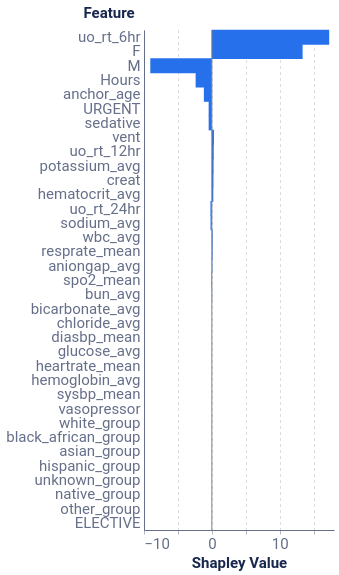

The notebook cell this image was saved under:
### Code cell
feature_plot = plot_feat_barplot(feature_data, feature_dict.get('top_feats'), feature_dict.get('plot_features'))
feature_plot

### Figure 1 — Vega-Lite specification as saved in the notebook (floating-point values rounded to 4 significant figures)
{"config": {"axis": {"domain": true, "domainColor": "#666F89", "grid": false, "gridCap": "round", "gridColor": "#B3B7C4", "gridDash": [2, 4], "gridWidth": 0.5, "labelColor": "#666F89", "labelFont": "Roboto, Arial, sans-serif", "labelPadding": 2, "tickColor": "#666F89", "tickOpacity": 0.5, "tickSize": 4, "titleColor": "#19274E", "titleFont": "Roboto, Arial, sans-serif", "titleFontSize": 12}, "axisBand": {"domain": true, "labelPadding": 4, "ticks": false}, "axisY": {"domain": false, "titleAlign": "left", "titleAngle": 0, "titleX": -20, "titleY": -10}, "legend": {"labelColor": "#666F89", "labelFont": "Roboto, Arial, sans-serif", "labelFontSize": 12, "symbolSize": 40, "titleColor": "#19274E", "titleFont": "Roboto, Arial, sans-serif", "titleFontSize": 12, "titlePadding": 4}, "arc": {"stroke": "#FFFFFF", "strokeWidth": 1}, "bar": {"fill": "#2770EB", "stroke": null}, "line": {"stroke": "#2770EB", "strokeWidth": 2}, "path": {"stroke": "#2770EB", "strokeWidth": 0.5}, "point": {"fill": "#2770EB", "shape": "circle", "filled": true}, "rect": {"fill": "#2770EB"}, "rule": {"stroke": "#666F89"}, "shape": {"stroke": "#2770EB"}, "text": {"color": "#19274E", "font": "Roboto, Arial, sans-serif", "fontSize": 12}, "range": {"category": ["#2770EB", "#77B98A", "#DA5252", "#FFC400", "#A87AEA", "#00A39E", "#19274E"], "diverging": ["#006360", "#2BB3AE", "#96D9D7", "#FFFFFF", "#EDAAAA", "#DA5252", "#811D1D"], "heatmap": ["#18448F", "#1B4EA5", "#2770EB", "#4C88EE", "#82ACF3", "#A6C4F7", "#E9F1FD"], "ramp": ["#18448F", "#1B4EA5", "#2770EB", "#4C88EE", "#82ACF3", "#A6C4F7", "#E9F1FD"]}, "background": "#FFFFFF", "group": {"fill": "#FFFFFF"}, "header": {"labelColor": "#19274E", "labelFont": "Roboto, Arial, sans-serif", "labelFontSize": 12, "titleColor": "#19274E", "titleFont": "Roboto, Arial, sans-serif", "titleFontSize": 16}, "title": {"anchor": "start", "color": "#19274E", "font": "Roboto, Arial, sans-serif", "fontSize": 20, "fontWeight": "bold", "offset": 20, "subtitleColor": "#19274E", "subtitleFontSize": 16}, "view": {"continuousHeight": 300, "continuousWidth": 400, "stroke": "transparent"}}, "layer": [{"data": {"name": "data-86a69e9667b39da1ad5e66ce66ea63f5"}, "mark": {"type": "bar", "size": 15, "thickness": 1}, "encoding": {"x": {"axis": {"grid": true, "labelFontSize": 15, "title": "Shapley Value", "titleFontSize": 15}, "field": "Shapley Value", "scale": {"domain": [-9, 18]}, "type": "quantitative"}, "y": {"axis": {"labelFontSize": 15, "title": "Feature", "titleFontSize": 15, "titleX": -61}, "field": "Feature", "sort": {"field": "sort_col", "order": "descending"}, "type": "nominal"}}}, {"data": {"name": "data-9c00aa9dc2b1c1a0b4bf9b34ead12925"}, "mark": {"type": "rule", "color": "#798184"}, "encoding": {"x": {"field": "x", "type": "quantitative"}}}], "height": 500, "width": 190, "$schema": "https://vega.github.io/schema/vega-lite/v4.17.0.json", "datasets": {"data-86a69e9667b39da1ad5e66ce66ea63f5": [{"Random seed": 42, "NSamples": 500000, "Feature": "Hours", "Shapley Value": -2.393, "sort_col": 2.393}, {"Random seed": 42, "NSamples": 500000, "Feature": "aniongap_avg", "Shapley Value": 0.07242, "sort_col": 0.07242}, {"Random seed": 42, "NSamples": 500000, "Feature": "bicarbonate_avg", "Shapley Value": 0.0, "sort_col": 0.0}, {"Random seed": 42, "NSamples": 500000, "Feature": "bun_avg", "Shapley Value": 0.03205, "sort_col": 0.03205}, {"Random seed": 42, "NSamples": 500000, "Feature": "chloride_avg", "Shapley Value": 0.0, "sort_col": 0.0}, {"Random seed": 42, "NSamples": 500000, "Feature": "creat", "Shapley Value": 0.2371, "sort_col": 0.2371}, {"Random seed": 42, "NSamples": 500000, "Feature": "diasbp_mean", "Shapley Value": 0.0, "sort_col": 0.0}, {"Random seed": 42, "NSamples": 500000, "Feature": "glucose_avg", "Shapley Value": 0.0, "sort_col": 0.0}, {"Random seed": 42, "NSamples": 500000, "Feature": "heartrate_mean", "Shapley Value": 0.0, "sort_col": 0.0}, {"Random seed": 42, "NSamples": 500000, "Feature": "hematocrit_avg", "Shapley Value": 0.2158, "sort_col": 0.2158}, {"Random seed": 42, "NSamples": 500000, "Feature": "hemoglobin_avg", "Shapley Value": 0.0, "sort_col": 0.0}, {"Random seed": 42, "NSamples": 500000, "Feature": "potassium_avg", "Shapley Value": 0.2557, "sort_col": 0.2557}, {"Random seed": 42, "NSamples": 500000, "Feature": "resprate_mean", "Shapley Value": 0.1073, "sort_col": 0.1073}, {"Random seed": 42, "NSamples": 500000, "Feature": "sodium_avg", "Shapley Value": -0.1943, "sort_col": 0.1943}, {"Random seed": 42, "NSamples": 500000, "Feature": "spo2_mean", "Shapley Value": -0.05998, "sort_col": 0.05998}, {"Random seed": 42, "NSamples": 500000, "Feature": "sysbp_mean", "Shapley Value": 0.0, "sort_col": 0.0}, {"Random seed": 42, "NSamples": 500000, "Feature": "uo_rt_12hr", "Shapley Value": 0.2798, "sort_col": 0.2798}, {"Random seed": 42, "NSamples": 500000, "Feature": "uo_rt_24hr", "Shapley Value": -0.2079, "sort_col": 0.2079}, {"Random seed": 42, "NSamples": 500000, "Feature": "uo_rt_6hr", "Shapley Value": 17.29, "sort_col": 17.29}, {"Random seed": 42, "NSamples": 500000, "Feature": "wbc_avg", "Shapley Value": 0.1187, "sort_col": 0.1187}, {"Random seed": 42, "NSamples": 500000, "Feature": "sedative", "Shapley Value": -0.4707, "sort_col": 0.4707}, {"Random seed": 42, "NSamples": 500000, "Feature": "vasopressor", "Shapley Value": 0.0, "sort_col": 0.0}, {"Random seed": 42, "NSamples": 500000, "Feature": "vent", "Shapley Value": 0.3093, "sort_col": 0.3093}, {"Random seed": 42, "NSamples": 500000, "Feature": "anchor_age", "Shapley Value": -1.179, "sort_col": 1.179}, {"Random seed": 42, "NSamples": 500000, "Feature": "F", "Shapley Value": 13.37, "sort_col": 13.37}, {"Random seed": 42, "NSamples": 500000, "Feature": "M", "Shapley Value": -9.074, "sort_col": 9.074}, {"Random seed": 42, "NSamples": 500000, "Feature": "white_group", "Shapley Value": 0.0, "sort_col": 0.0}, {"Random seed": 42, "NSamples": 500000, "Feature": "black_african_group", "Shapley Value": 0.0, "sort_col": 0.0}, {"Random seed": 42, "NSamples": 500000, "Feature": "asian_group", "Shapley Value": 0.0, "sort_col": 0.0}, {"Random seed": 42, "NSamples": 500000, "Feature": "hispanic_group", "Shapley Value": 0.0, "sort_col": 0.0}, {"Random seed": 42, "NSamples": 500000, "Feature": "unknown_group", "Shapley Value": 0.0, "sort_col": 0.0}, {"Random seed": 42, "NSamples": 500000, "Feature": "native_group", "Shapley Value": 0.0, "sort_col": 0.0}, {"Random seed": 42, "NSamples": 500000, "Feature": "other_group", "Shapley Value": 0.0, "sort_col": 0.0}, {"Random seed": 42, "NSamples": 500000, "Feature": "ELECTIVE", "Shapley Value": 0.0, "sort_col": 0.0}, {"Random seed": 42, "NSamples": 500000, "Feature": "URGENT", "Shapley Value": -0.4734, "sort_col": 0.4734}], "data-9c00aa9dc2b1c1a0b4bf9b34ead12925": [{"x": 0}]}}
